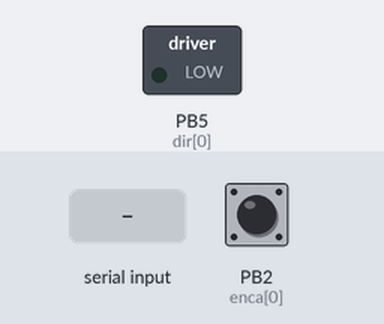
Recording of a sketch running on a simulated ATtiny85, built with avr-gcc and run on an emulated ATtiny85. Parts: switched loads named in the sketch (green lamp = pin HIGH). Inputs (shaded band) come from the test bench; at power-on: PB2 (enca[0]) HIGH. What the sketch prints to the serial monitor is not drawn.

Above: at 1.2 s.
1.3 s: "90/45/200;" received over Serial
At 2.2 s:
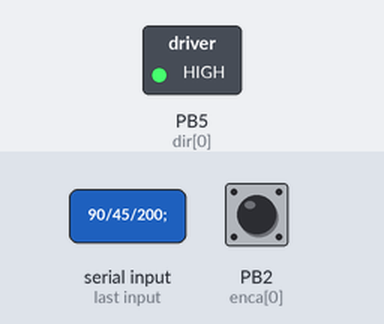
2.8 s: "/;" received over Serial
At 3.1 s:
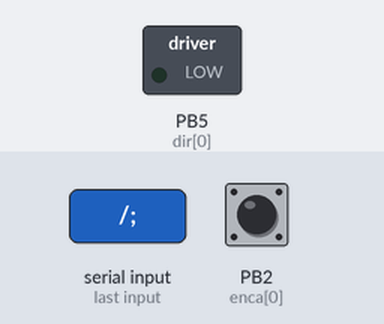
4.3 s: "30/150/10;" received over Serial
At 5.3 s:
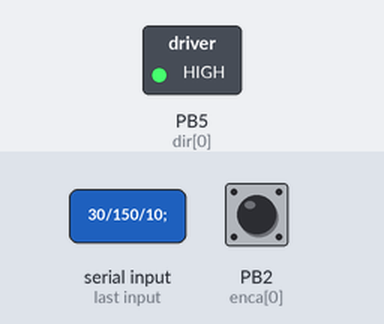
Timing chart, 0 to 7.3 s (numbered marks = the images above; inputs shaded):
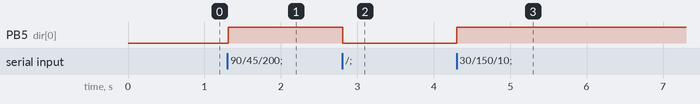

The sketch:

arduino.ino
```cpp
#include "config.h"
#include <util/atomic.h>
#include "digitalWriteFast.h"
volatile int speed_desired[] = { 0, 0 };
volatile int encoder_count[NMOTORS];
int publish_encoder[2];
float last_encoder[2];

unsigned long publish_time = 0;
volatile int pos[2] = { 0, 0 };
SimplePID pid[NMOTORS];
int encod_state[4];
void control_motor(int motor, int speed) {
  bool direct = speed > 0 ? 1 : 0;
  if (speed == 0) {
    analogWrite(pwm[motor], 0);
    digitalWrite(dir[motor], 0);
    digitalWrite(dir2[motor], 0);
    return;
  }
  // digitalWrite(dir[motor],direct);
  if (direct) {
    analogWrite(pwm[motor], abs(speed));
    digitalWrite(dir[motor], 1);
    digitalWrite(dir2[motor], 0);
  } else {
    analogWrite(pwm[motor], abs(speed));
    digitalWrite(dir[motor], 0);
    digitalWrite(dir2[motor], 1);
  }
}
void encoderLeftMotor() {
  static bool old_a = false;
  bool newA = digitalReadFast(enca[LEFT]);
  bool newB = digitalReadFast(encb[LEFT]);
  int delta = 0;
  if (newA && !old_a) {
    delta = newB > 0 ? dir_encod_M1 : -dir_encod_M1;
  }  // rising
  else {
    delta = newB > 0 ? -dir_encod_M1 : dir_encod_M1;
  }
  encoder_count[LEFT] -= delta;
  old_a = newA;
}
void encoderRightMotor() {
  static bool old_a = false;
  bool newA = digitalReadFast(enca[RIGHT]);
  bool newB = digitalReadFast(encb[RIGHT]);
  int delta = 0;
  if (newA && !old_a) {
    delta = newB > 0 ? dir_encod_M0 : -dir_encod_M0;
  }  // rising
  else {
    delta = newB > 0 ? -dir_encod_M0 : dir_encod_M0;
  }
  encoder_count[RIGHT] -= delta;
  old_a = newA;
}
bool receive_uart() {
  if (Serial.available()) {
    String c = Serial.readStringUntil(';');
    int index_now = c.indexOf("/");
    int index_kp_desired = c.indexOf(":");
    if (index_now != -1) {
      // speed_linear = c.substring(0, index_now).toFloat();
      // angular_speed = (c.substring(index_now + 1).toFloat());
      speed_desired[LEFT] = c.substring(0, index_now).toInt();
      speed_desired[RIGHT] = c.substring(index_now + 1).toInt();
      // int left_sp = c.substring(0, index_now).toInt();
      // int right_sp = c.substring(index_now + 1).toInt();
      // control_motor(0, left_sp);
      // control_motor(1, right_sp);
      // Serial.print("speed:");

      // Serial.print(left_sp);
      // erial.print(",");
      // Serial.println(right_sp);
      return 1;
    } else if (index_kp_desired != -1) {
      int index_cal = c.indexOf("#");
      if (index_cal != -1) {
        float new_kp = c.substring(0, index_kp_desired).toFloat();
        float new_ki = c.substring(index_kp_desired + 1, index_cal).toFloat();
        float new_kd = c.substring(index_cal + 1).toFloat();

        pid[LEFT].setParams(new_kp, new_ki, new_kd, 255);
        pid[RIGHT].setParams(new_kp, new_ki, new_kd, 255);

        Serial.print(pid[RIGHT].GetKp());
        Serial.print(" ");
        Serial.print(pid[RIGHT].GetKi());
        Serial.print(" ");
        Serial.println(pid[RIGHT].GetKd());
      }
    }
  }
  return 0;
}
void control_speed() {
  int delta_encoder[2] = { 0, 0 };
  /// lay so xung encoder
  ATOMIC_BLOCK(ATOMIC_RESTORESTATE) {
    for (int i = 0; i < 2; i++) {
      delta_encoder[i] = encoder_count[i];
      encoder_count[i] = 0;
    }
  }
  ////tinh van toc
  int m_pwm[2] = { 0, 0 };
  float speed_filter[2];
   if(ros_serial)receive_uart();
  for (int i = 0; i < 2; i++) {

    publish_encoder[i] += delta_encoder[i];  // cong don encoder de tinh vi tri
    speed_filter[i] = delta_encoder[i] * 0.23905722 + last_encoder[i] *0.23905722 + speed_filter[i] * 0.52188555;
    last_encoder[i] = delta_encoder[i];
    m_pwm[i] += pid[i].compute(speed_filter[i], speed_desired[i], delta_time);  // speed >0 ->  delta must >0 pid
  }
  // Serial.print(publish_encoder[0]);
  // Serial.print(",");
  //   Serial.println(publish_encoder[1]);
  if (ros_serial) {
    for (int i = 0; i < 2; i++) {
      control_motor(i, m_pwm[i]);
    }
  } else {
    // delay(200);
    static bool start_run_motor = 0;
    if (receive_uart() && start_run_motor == 0) {
      start_run_motor = 1;
      for (int i = 0; i < 2; i++) pid[i].reset_all();
    }
    if (start_run_motor == 1) {
      static uint16_t count_print = 0;
      count_print += 1;
//      Serial.print(speed_filter[LEFT]);
//      Serial.print(",");
//      Serial.println(speed_filter[RIGHT]);
      control_motor(LEFT, m_pwm[LEFT]);
      control_motor(RIGHT, m_pwm[RIGHT]);
      //  control_motor(LEFT, speed_desired[LEFT]);
      // control_motor(RIGHT, speed_desired[RIGHT]);
      if (count_print >= 100) {
        count_print = 0;
        speed_desired[0] = 0;
        speed_desired[1] = 0;
        start_run_motor = 0;
        control_motor(0, 0);
        control_motor(1, 0);
        Serial.println("done");
      }
    }
  }
}
void send_odom() {
  // static unsigned long time_last=micros();
  // publish_time=(micros()-time_last)/1000;
  // time_last=micros();

  Serial.print(publish_encoder[LEFT]);
  Serial.print("/");
  Serial.println(publish_encoder[RIGHT]);
  // Serial.print("*");
  // Serial.println(publish_time);
  publish_encoder[0] = 0;
  publish_encoder[1] = 0;
}
void setup() {
  Serial.begin(57600);
  for (int k = 0; k < NMOTORS; k++) {
    pinMode(enca[k], INPUT_PULLUP);
    pinMode(encb[k], INPUT_PULLUP);
    pinMode(pwm[k], OUTPUT);
    pinMode(dir[k], OUTPUT);
    pinMode(dir2[k], OUTPUT);
  }
  pid[LEFT].setParams(13.2, 34.0, 0.0, 255);   //39.2 34.6
  pid[RIGHT].setParams(13.2, 34.0, 0.0, 255);  //39.2 34.6
  attachInterrupt(digitalPinToInterrupt(enca[LEFT]), encoderLeftMotor, CHANGE);
  attachInterrupt(digitalPinToInterrupt(enca[RIGHT]), encoderRightMotor, CHANGE);
  publish_time = micros();
}
void loop() {
  static unsigned long time_loop_pid = millis();
  static unsigned long time_publish = millis();
  static int last_a_left = 0;
  static int last_a_right = 0;
  static int last_b_left = 0;
  static int last_b_right = 0;
  int delta_now = 0;
  // bool encb_l_now = digitalReadFast(encb[LEFT]);
  // bool encb_r_now = digitalReadFast(encb[RIGHT]);
  // if (PinStateChanged(encb_l_now, &last_a_left, &last_b_left)) {
  //   bool enca_now=digitalReadFast(enca[LEFT]);
  //   if (last_b_left == 0) { // rising
  //     delta_now = enca_now > 0 ? dir_encod_M0 : -dir_encod_M0;
  //   } else { // faling
  //     delta_now = enca_now > 0 ? -dir_encod_M0 : dir_encod_M0;
  //   }
  //   encoder_count[LEFT] += delta_now;
  // }
  // if (PinStateChanged(encb_r_now, &last_a_right, &last_b_right)) {
  //    bool enca_now=digitalReadFast(enca[RIGHT]);
  //   if (last_b_right == 0) {
  //     delta_now = enca_now > 0 ? dir_encod_M1 : -dir_encod_M1;
  //   } else {
  //     delta_now = enca_now > 0 ? -dir_encod_M1 : dir_encod_M1;
  //   }
  //   encoder_count[RIGHT] += delta_now;
  // }
  callFunctionPeriodically(control_speed, LOOP_MS, time_loop_pid);  // tinh pid van toc va encoder
  callFunctionPeriodically(send_odom,LOOP_PUB,time_publish); // gui len pi neu dung ros serial
}
```

config.h
```cpp
class SimplePID{
  private:
    float kp, kd, ki, umax;
    float eprev, eintegral,last_u;
  public:
    SimplePID() : kp(1), kd(0), ki(0), umax(255), eprev(0.0), eintegral(0.0) {}
     void reset_all()
    {
        eintegral=0;
        eprev=0;
    }
    void setParams(float kpIn, float kiIn, float kdIn, float umaxIn){
      kp = kpIn; kd = kdIn; ki = kiIn; umax = umaxIn;
      reset_all();
    }
    float compute(int value, int target, float deltaT){
      if(target==0){
        reset_all();
        return 0;
      }
      int e = target - value;
      float dedt = (e-eprev)/(deltaT);
      if(abs((int)last_u) >= umax && (((e >= 0) && (eintegral >= 0)) || ((e < 0) && (eintegral < 0))))
      {
        eintegral = eintegral;
      }
      else{
        eintegral+=e*deltaT;
      }
      eintegral=constrain(eintegral,-120,120);
      float u = kp*e + kd*dedt + ki*eintegral;
      if( u > umax)u = umax;
      else if(u<-umax)u=-umax;
      last_u=u;
      eprev = e;
      return u;
    }
    float GetKp(){return kp;}
    float GetKi(){return ki;}
    float GetKd(){return kd;}

};
typedef void (*CallbackFunction)();
void callFunctionPeriodically(CallbackFunction functionToCall, unsigned long intervalTime, unsigned long &previousMillis) {
  unsigned long currentMillis = millis();  //
  if (currentMillis - previousMillis >= intervalTime) {
    functionToCall();
    previousMillis = currentMillis;
  }
}
#define NMOTORS 2
#define LEFT 0
#define RIGHT 1
#define LOOP_PUB 100 //ms
//macro for detection af rasing edge
#define RE(signal, state) (state=(state<<1)|(signal&1)&3)==1
//macro for detection af falling edge
#define FE(signal, state) (state=(state<<1)|(signal&1)&3)==2
bool PinStateChanged(int pin, int *lastButtonState, int *buttonRisingEdge) {
  //Get pin state
  int buttonState =pin;

  //Here starts the code for detecting an edge
  if (buttonState != *lastButtonState) {
    if (buttonState == LOW) {
      *buttonRisingEdge = 0;
    } else {
      *buttonRisingEdge = 1;
    }
    *lastButtonState = buttonState;
    return true;
  }

  return false;
}
#define ros_serial 1
// max speed 30 pulse / 100hz
//2030 pulse 1 step
const bool test_ff=0;
const int enca[] = {2,3};
const int encb[]= {4,11};
const int pwm[] = { 9, 10 };  //{10,11}
const int dir[] = { 5, 7 };
const int dir2[] = { 6, 8 };
const int dir_encod_M1=1;
const int dir_encod_M0=-1;
const float LOOP_FREQUENCY=50.0; // hz
const float delta_time=1.0/LOOP_FREQUENCY;
const float LOOP_MS=1000.0*delta_time;
const float speed_ff=10.0; // 100 Hz
const bool serial_tune = 0;
const int time_run_test=2000;
// const float MM_PER_COUNT_LEFT = (1 - ROTATION_BIAS) * PI * WHEEL_DIAMETER / (ENCODER_PULSES * GEAR_RATIO);
// const float MM_PER_COUNT_RIGHT = (1 + ROTATION_BIAS) * PI * WHEEL_DIAMETER / (ENCODER_PULSES * GEAR_RATIO);
const unsigned long micros_interval=(1.0/LOOP_FREQUENCY)*1e6;
```

Source omitted: digitalWriteFast.h (22376 bytes)

Measured:
- after the input at 1.3 s, PB5 (dir[0]): LOW → HIGH at once
- after the input at 2.8 s, PB5 (dir[0]): HIGH → LOW at once
- after the input at 4.3 s, PB5 (dir[0]): LOW → HIGH at once
